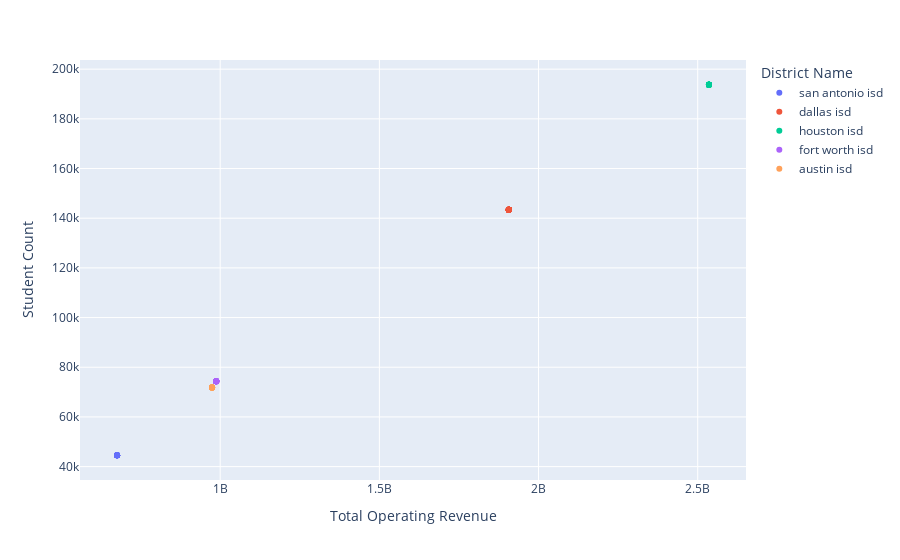

The code cell stored with this chart in its notebook:
### Code cell
big_city_budget = px.scatter(big_city_school_df, y="Student Count", x="Total Operating Revenue", hover_name="District Name", color="District Name")
big_city_budget.show()

### Figure 1 — Plotly figure (JSON) as saved in the notebook; plotly's stock layout.template omitted (floating-point values rounded to 4 significant figures)
{"data": [{"hovertemplate": "<b>%{hovertext}</b><br><br>District Name=san antonio isd<br>Total Operating Revenue=%{x}<br>Student Count=%{y}<extra></extra>", "hovertext": ["san antonio isd", "san antonio isd", "san antonio isd", "san antonio isd", "san antonio isd", "san antonio isd", "san antonio isd", "san antonio isd", "san antonio isd", "san antonio isd", "san antonio isd", "san antonio isd", "san antonio isd", "san antonio isd", "san antonio isd", "san antonio isd"], "legendgroup": "san antonio isd", "marker": {"color": "#636efa", "symbol": "circle"}, "mode": "markers", "name": "san antonio isd", "orientation": "v", "showlegend": true, "type": "scatter", "x": [676023494, 676023494, 676023494, 676023494, 676023494, 676023494, 676023494, 676023494, 676023494, 676023494, 676023494, 676023494, 676023494, 676023494, 676023494, 676023494], "xaxis": "x", "y": [44568, 44568, 44568, 44568, 44568, 44568, 44568, 44568, 44568, 44568, 44568, 44568, 44568, 44568, 44568, 44568], "yaxis": "y"}, {"hovertemplate": "<b>%{hovertext}</b><br><br>District Name=dallas isd<br>Total Operating Revenue=%{x}<br>Student Count=%{y}<extra></extra>", "hovertext": ["dallas isd", "dallas isd", "dallas isd", "dallas isd", "dallas isd", "dallas isd", "dallas isd", "dallas isd", "dallas isd", "dallas isd", "dallas isd", "dallas isd", "dallas isd", "dallas isd", "dallas isd", "dallas isd", "dallas isd", "dallas isd", "dallas isd", "dallas isd", "dallas isd", "dallas isd", "dallas isd", "dallas isd", "dallas isd", "dallas isd", "dallas isd", "dallas isd", "dallas isd", "dallas isd", "dallas isd", "dallas isd", "dallas isd", "dallas isd", "dallas isd", "dallas isd", "dallas isd"], "legendgroup": "dallas isd", "marker": {"color": "#EF553B", "symbol": "circle"}, "mode": "markers", "name": "dallas isd", "orientation": "v", "showlegend": true, "type": "scatter", "x": [1906648921, 1906648921, 1906648921, 1906648921, 1906648921, 1906648921, 1906648921, 1906648921, 1906648921, 1906648921, 1906648921, 1906648921, 1906648921, 1906648921, 1906648921, 1906648921, 1906648921, 1906648921, 1906648921, 1906648921, 1906648921, 1906648921, 1906648921, 1906648921, 1906648921, 1906648921, 1906648921, 1906648921, 1906648921, 1906648921, 1906648921, 1906648921, 1906648921, 1906648921, 1906648921, 1906648921, 1906648921], "xaxis": "x", "y": [143430, 143430, 143430, 143430, 143430, 143430, 143430, 143430, 143430, 143430, 143430, 143430, 143430, 143430, 143430, 143430, 143430, 143430, 143430, 143430, 143430, 143430, 143430, 143430, 143430, 143430, 143430, 143430, 143430, 143430, 143430, 143430, 143430, 143430, 143430, 143430, 143430], "yaxis": "y"}, {"hovertemplate": "<b>%{hovertext}</b><br><br>District Name=houston isd<br>Total Operating Revenue=%{x}<br>Student Count=%{y}<extra></extra>", "hovertext": ["houston isd", "houston isd", "houston isd", "houston isd", "houston isd", "houston isd", "houston isd", "houston isd", "houston isd", "houston isd", "houston isd", "houston isd", "houston isd", "houston isd", "houston isd", "houston isd", "houston isd", "houston isd", "houston isd", "houston isd", "houston isd", "houston isd", "houston isd", "houston isd", "houston isd", "houston isd", "houston isd", "houston isd", "houston isd"], "legendgroup": "houston isd", "marker": {"color": "#00cc96", "symbol": "circle"}, "mode": "markers", "name": "houston isd", "orientation": "v", "showlegend": true, "type": "scatter", "x": [2535319349, 2535319349, 2535319349, 2535319349, 2535319349, 2535319349, 2535319349, 2535319349, 2535319349, 2535319349, 2535319349, 2535319349, 2535319349, 2535319349, 2535319349, 2535319349, 2535319349, 2535319349, 2535319349, 2535319349, 2535319349, 2535319349, 2535319349, 2535319349, 2535319349, 2535319349, 2535319349, 2535319349, 2535319349], "xaxis": "x", "y": [193727, 193727, 193727, 193727, 193727, 193727, 193727, 193727, 193727, 193727, 193727, 193727, 193727, 193727, 193727, 193727, 193727, 193727, 193727, 193727, 193727, 193727, 193727, 193727, 193727, 193727, 193727, 193727, 193727], "yaxis": "y"}, {"hovertemplate": "<b>%{hovertext}</b><br><br>District Name=fort worth isd<br>Total Operating Revenue=%{x}<br>Student Count=%{y}<extra></extra>", "hovertext": ["fort worth isd", "fort worth isd", "fort worth isd", "fort worth isd", "fort worth isd", "fort worth isd", "fort worth isd", "fort worth isd", "fort worth isd", "fort worth isd", "fort worth isd", "fort worth isd", "fort worth isd", "fort worth isd", "fort worth isd", "fort worth isd", "fort worth isd", "fort worth isd", "fort worth isd", "fort worth isd", "fort worth isd"], "legendgroup": "fort worth isd", "marker": {"color": "#ab63fa", "symbol": "circle"}, "mode": "markers", "name": "fort worth isd", "orientation": "v", "showlegend": true, "type": "scatter", "x": [987506836, 987506836, 987506836, 987506836, 987506836, 987506836, 987506836, 987506836, 987506836, 987506836, 987506836, 987506836, 987506836, 987506836, 987506836, 987506836, 987506836, 987506836, 987506836, 987506836, 987506836], "xaxis": "x", "y": [74326, 74326, 74326, 74326, 74326, 74326, 74326, 74326, 74326, 74326, 74326, 74326, 74326, 74326, 74326, 74326, 74326, 74326, 74326, 74326, 74326], "yaxis": "y"}, {"hovertemplate": "<b>%{hovertext}</b><br><br>District Name=austin isd<br>Total Operating Revenue=%{x}<br>Student Count=%{y}<extra></extra>", "hovertext": ["austin isd", "austin isd", "austin isd", "austin isd", "austin isd", "austin isd", "austin isd", "austin isd", "austin isd", "austin isd", "austin isd", "austin isd"], "legendgroup": "austin isd", "marker": {"color": "#FFA15A", "symbol": "circle"}, "mode": "markers", "name": "austin isd", "orientation": "v", "showlegend": true, "type": "scatter", "x": [974423742, 974423742, 974423742, 974423742, 974423742, 974423742, 974423742, 974423742, 974423742, 974423742, 974423742, 974423742], "xaxis": "x", "y": [71883, 71883, 71883, 71883, 71883, 71883, 71883, 71883, 71883, 71883, 71883, 71883], "yaxis": "y"}], "layout": {"legend": {"title": {"text": "District Name"}, "tracegroupgap": 0}, "margin": {"t": 60}, "xaxis": {"anchor": "y", "domain": [0, 1], "title": {"text": "Total Operating Revenue"}}, "yaxis": {"anchor": "x", "domain": [0, 1], "title": {"text": "Student Count"}}}}
